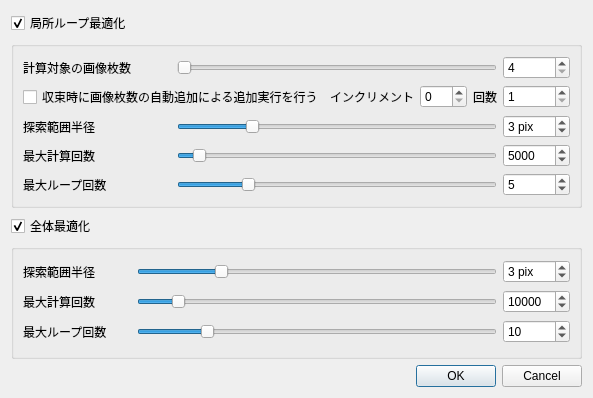
<?xml version="1.0" encoding="UTF-8"?>
<ui version="4.0">
 <class>opti_settings</class>
 <widget class="QDialog" name="opti_settings">
  <property name="geometry">
   <rect>
    <x>0</x>
    <y>0</y>
    <width>550</width>
    <height>398</height>
   </rect>
  </property>
  <property name="windowTitle">
   <string>Dialog</string>
  </property>
  <layout class="QGridLayout" name="gridLayout">
   <item row="3" column="0">
    <widget class="QGroupBox" name="groupBox_2">
     <property name="title">
      <string/>
     </property>
     <layout class="QGridLayout" name="gridLayout_3">
      <item row="1" column="1">
       <widget class="QSlider" name="horizontalSlider_6">
        <property name="minimum">
         <number>20</number>
        </property>
        <property name="maximum">
         <number>100000</number>
        </property>
        <property name="value">
         <number>10000</number>
        </property>
        <property name="orientation">
         <enum>Qt::Orientation::Horizontal</enum>
        </property>
       </widget>
      </item>
      <item row="0" column="1">
       <widget class="QSlider" name="horizontalSlider_5">
        <property name="minimum">
         <number>1</number>
        </property>
        <property name="maximum">
         <number>10</number>
        </property>
        <property name="value">
         <number>3</number>
        </property>
        <property name="orientation">
         <enum>Qt::Orientation::Horizontal</enum>
        </property>
       </widget>
      </item>
      <item row="0" column="0">
       <widget class="QLabel" name="label_5">
        <property name="text">
         <string>探索範囲半径　　　</string>
        </property>
       </widget>
      </item>
      <item row="0" column="2">
       <widget class="QSpinBox" name="spinBox_5">
        <property name="suffix">
         <string> pix</string>
        </property>
        <property name="minimum">
         <number>1</number>
        </property>
        <property name="maximum">
         <number>10</number>
        </property>
        <property name="value">
         <number>3</number>
        </property>
       </widget>
      </item>
      <item row="1" column="0">
       <widget class="QLabel" name="label_6">
        <property name="text">
         <string>最大計算回数</string>
        </property>
       </widget>
      </item>
      <item row="1" column="2">
       <widget class="QSpinBox" name="spinBox_6">
        <property name="minimum">
         <number>20</number>
        </property>
        <property name="maximum">
         <number>100000</number>
        </property>
        <property name="value">
         <number>10000</number>
        </property>
       </widget>
      </item>
      <item row="2" column="0">
       <widget class="QLabel" name="label_7">
        <property name="text">
         <string>最大ループ回数</string>
        </property>
       </widget>
      </item>
      <item row="2" column="1">
       <widget class="QSlider" name="horizontalSlider_7">
        <property name="minimum">
         <number>1</number>
        </property>
        <property name="maximum">
         <number>50</number>
        </property>
        <property name="value">
         <number>10</number>
        </property>
        <property name="orientation">
         <enum>Qt::Orientation::Horizontal</enum>
        </property>
       </widget>
      </item>
      <item row="2" column="2">
       <widget class="QSpinBox" name="spinBox_7">
        <property name="minimum">
         <number>1</number>
        </property>
        <property name="maximum">
         <number>50</number>
        </property>
        <property name="value">
         <number>10</number>
        </property>
       </widget>
      </item>
     </layout>
    </widget>
   </item>
   <item row="0" column="0">
    <widget class="QCheckBox" name="checkBox">
     <property name="text">
      <string>局所ループ最適化</string>
     </property>
     <property name="checked">
      <bool>true</bool>
     </property>
    </widget>
   </item>
   <item row="1" column="0">
    <widget class="QGroupBox" name="groupBox">
     <property name="title">
      <string/>
     </property>
     <layout class="QGridLayout" name="gridLayout_2">
      <item row="4" column="5">
       <widget class="QSpinBox" name="spinBox_3">
        <property name="minimum">
         <number>1</number>
        </property>
        <property name="maximum">
         <number>20</number>
        </property>
        <property name="value">
         <number>5</number>
        </property>
       </widget>
      </item>
      <item row="1" column="0" colspan="2">
       <widget class="QCheckBox" name="checkBox_3">
        <property name="text">
         <string>収束時に画像枚数の自動追加による追加実行を行う</string>
        </property>
       </widget>
      </item>
      <item row="4" column="0">
       <widget class="QLabel" name="label_3">
        <property name="text">
         <string>最大ループ回数</string>
        </property>
       </widget>
      </item>
      <item row="2" column="5">
       <widget class="QSpinBox" name="spinBox_4">
        <property name="suffix">
         <string> pix</string>
        </property>
        <property name="minimum">
         <number>1</number>
        </property>
        <property name="maximum">
         <number>10</number>
        </property>
        <property name="value">
         <number>3</number>
        </property>
       </widget>
      </item>
      <item row="3" column="0">
       <widget class="QLabel" name="label_2">
        <property name="text">
         <string>最大計算回数</string>
        </property>
       </widget>
      </item>
      <item row="3" column="5">
       <widget class="QSpinBox" name="spinBox_2">
        <property name="minimum">
         <number>20</number>
        </property>
        <property name="maximum">
         <number>100000</number>
        </property>
        <property name="value">
         <number>5000</number>
        </property>
       </widget>
      </item>
      <item row="1" column="3">
       <widget class="QSpinBox" name="spinBox_9">
        <property name="minimum">
         <number>0</number>
        </property>
        <property name="maximum">
         <number>100</number>
        </property>
       </widget>
      </item>
      <item row="0" column="5">
       <widget class="QSpinBox" name="spinBox">
        <property name="minimum">
         <number>4</number>
        </property>
        <property name="maximum">
         <number>100</number>
        </property>
        <property name="value">
         <number>4</number>
        </property>
       </widget>
      </item>
      <item row="2" column="0">
       <widget class="QLabel" name="label_4">
        <property name="text">
         <string>探索範囲半径</string>
        </property>
       </widget>
      </item>
      <item row="1" column="5">
       <widget class="QSpinBox" name="spinBox_8">
        <property name="minimum">
         <number>1</number>
        </property>
        <property name="maximum">
         <number>100</number>
        </property>
        <property name="value">
         <number>1</number>
        </property>
       </widget>
      </item>
      <item row="0" column="0">
       <widget class="QLabel" name="label">
        <property name="text">
         <string>計算対象の画像枚数</string>
        </property>
       </widget>
      </item>
      <item row="1" column="2">
       <widget class="QLabel" name="label_8">
        <property name="text">
         <string>インクリメント</string>
        </property>
        <property name="alignment">
         <set>Qt::AlignmentFlag::AlignRight|Qt::AlignmentFlag::AlignTrailing|Qt::AlignmentFlag::AlignVCenter</set>
        </property>
       </widget>
      </item>
      <item row="1" column="4">
       <widget class="QLabel" name="label_9">
        <property name="text">
         <string>回数</string>
        </property>
        <property name="alignment">
         <set>Qt::AlignmentFlag::AlignRight|Qt::AlignmentFlag::AlignTrailing|Qt::AlignmentFlag::AlignVCenter</set>
        </property>
       </widget>
      </item>
      <item row="0" column="1" colspan="4">
       <widget class="QSlider" name="horizontalSlider">
        <property name="minimum">
         <number>4</number>
        </property>
        <property name="maximum">
         <number>100</number>
        </property>
        <property name="value">
         <number>4</number>
        </property>
        <property name="orientation">
         <enum>Qt::Orientation::Horizontal</enum>
        </property>
       </widget>
      </item>
      <item row="2" column="1" colspan="4">
       <widget class="QSlider" name="horizontalSlider_4">
        <property name="minimum">
         <number>1</number>
        </property>
        <property name="maximum">
         <number>10</number>
        </property>
        <property name="value">
         <number>3</number>
        </property>
        <property name="orientation">
         <enum>Qt::Orientation::Horizontal</enum>
        </property>
       </widget>
      </item>
      <item row="3" column="1" colspan="4">
       <widget class="QSlider" name="horizontalSlider_2">
        <property name="minimum">
         <number>20</number>
        </property>
        <property name="maximum">
         <number>100000</number>
        </property>
        <property name="value">
         <number>5000</number>
        </property>
        <property name="orientation">
         <enum>Qt::Orientation::Horizontal</enum>
        </property>
       </widget>
      </item>
      <item row="4" column="1" colspan="4">
       <widget class="QSlider" name="horizontalSlider_3">
        <property name="minimum">
         <number>1</number>
        </property>
        <property name="maximum">
         <number>20</number>
        </property>
        <property name="value">
         <number>5</number>
        </property>
        <property name="orientation">
         <enum>Qt::Orientation::Horizontal</enum>
        </property>
       </widget>
      </item>
     </layout>
    </widget>
   </item>
   <item row="4" column="0">
    <widget class="QDialogButtonBox" name="buttonBox">
     <property name="orientation">
      <enum>Qt::Orientation::Horizontal</enum>
     </property>
     <property name="standardButtons">
      <set>QDialogButtonBox::StandardButton::Cancel|QDialogButtonBox::StandardButton::Ok</set>
     </property>
    </widget>
   </item>
   <item row="2" column="0">
    <widget class="QCheckBox" name="checkBox_2">
     <property name="text">
      <string>全体最適化</string>
     </property>
     <property name="checked">
      <bool>true</bool>
     </property>
    </widget>
   </item>
  </layout>
 </widget>
 <resources/>
 <connections>
  <connection>
   <sender>buttonBox</sender>
   <signal>accepted()</signal>
   <receiver>opti_settings</receiver>
   <slot>accept()</slot>
   <hints>
    <hint type="sourcelabel">
     <x>248</x>
     <y>254</y>
    </hint>
    <hint type="destinationlabel">
     <x>157</x>
     <y>274</y>
    </hint>
   </hints>
  </connection>
  <connection>
   <sender>buttonBox</sender>
   <signal>rejected()</signal>
   <receiver>opti_settings</receiver>
   <slot>reject()</slot>
   <hints>
    <hint type="sourcelabel">
     <x>316</x>
     <y>260</y>
    </hint>
    <hint type="destinationlabel">
     <x>286</x>
     <y>274</y>
    </hint>
   </hints>
  </connection>
 </connections>
</ui>
